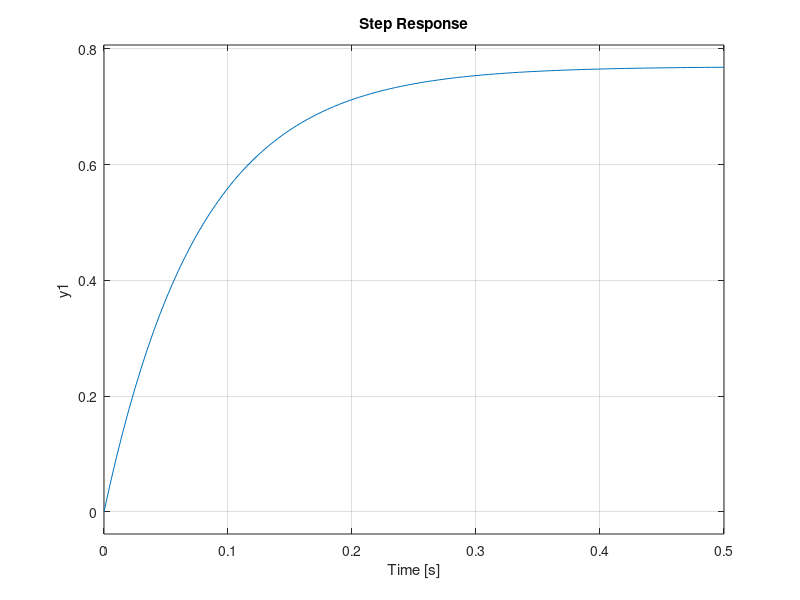
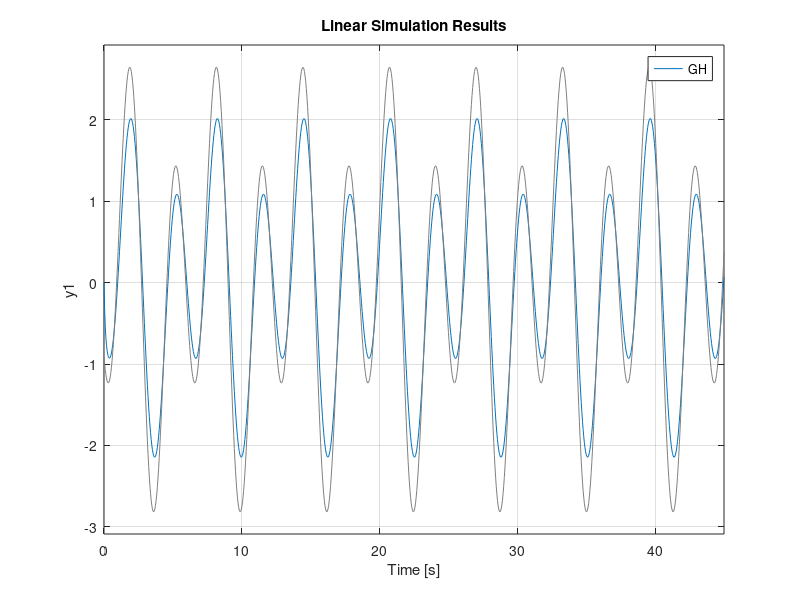
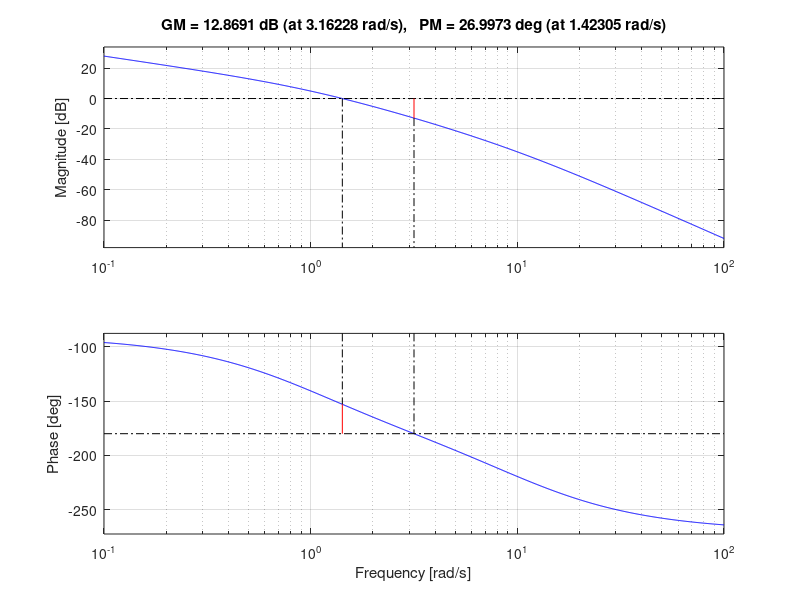
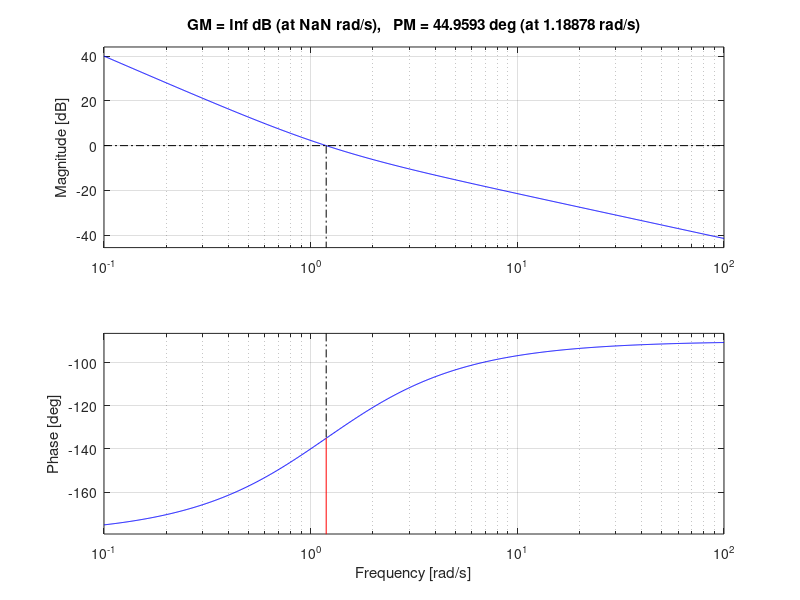

Reproduce these figures in MATLAB, in order.
close all
clear 
clc

%question 1.
G = tf(10,[1 3]);
GH = feedback(G,1);
step(GH)

t = linspace(0, 45, 1000);
u = (sin(t+(pi/6))) - (2*cos(2*t - (pi/4)));
figure
lsim(GH, u, t)

%question 4.
G = zpk([],[0,-1,-10],25)
figure
margin(G)

%question 5.
G = tf([.84 1],[1 0 0])
figure
margin(G)

%% Question 6

mu = 0.08;
sig = 0.01;
b = mu + sig*randn(1000,1);
j = 0;

for i = 1:length(b)
    s = tf('s');
    G = 1/((s+3)*(s^2 + b(i).*s + 5));
    [Gm, Pm, Wcg, Wcp] = margin(G);
    stable = 0; %Nyquist of G
    if Gm > 1 && Pm >0
        stable = 1;
        j = j+1;
        r(j) = b(i); %Word of caution, unstablility.
    end
end
percentage = 100*(j/length(b))